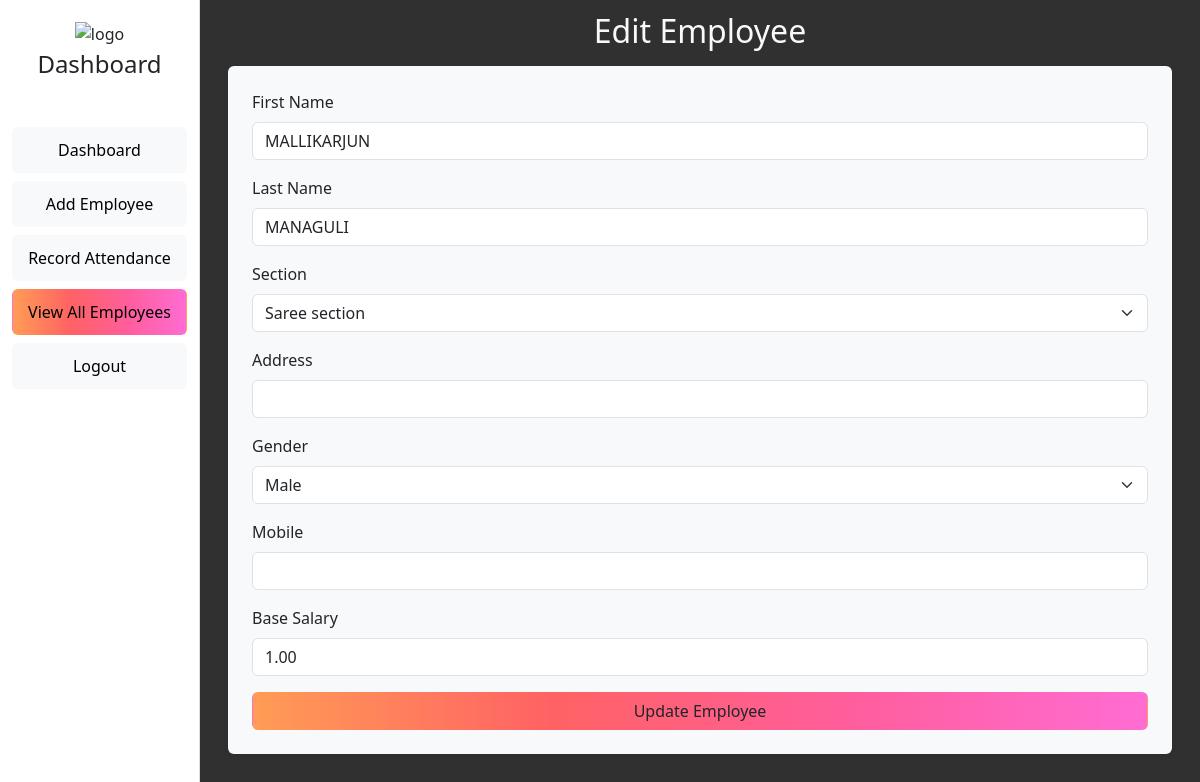
Page /edit/5/ (signed in) on the earlier database version.
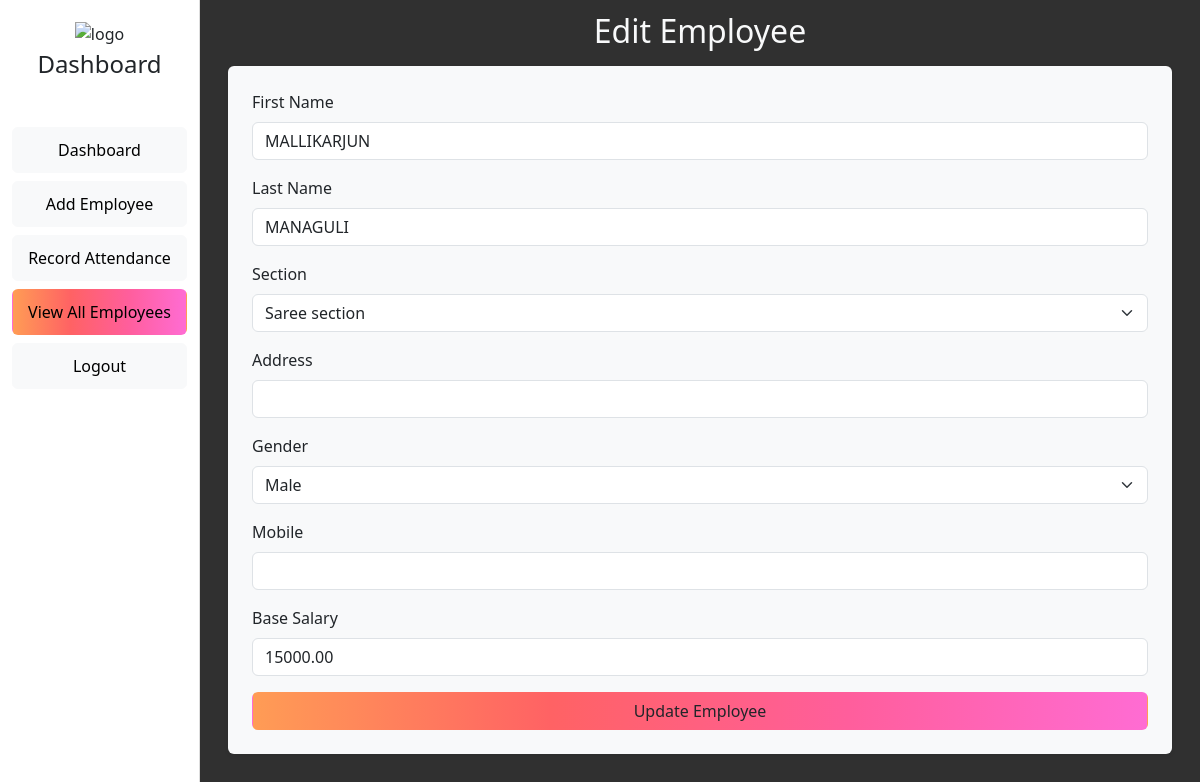
Same page on the later database version.
### emp/models.py (models this page shows, shortened)
class Employee(models.Model):
    GENDER_CHOICES = [
        ('M', 'Male'),
        ('F', 'Female'),
    ]
    SECTION_CHOICES = [
        ('Billing Section', 'Billing Section'),
        ('Men’s Nicker', 'Men’s Nicker'),
        ('Bag Section', 'Bag Section'),
        ('Saree section', 'Saree section'),
        ('Shirting and Suiting', 'Shirting and Suiting'),
        ('Men’s Readymade', 'Men’s Readymade'),
        ('Parakar', 'Parakar'),
        ('Ladies Undergarments', 'Ladies Undergarments'),
        ('Blouse Pc Section', 'Blouse Pc Section'),
        ('TOP section', 'TOP section'),
        ('Chudi Section', 'Chudi Section'),
        ('Kids Section', 'Kids Section'),
        ('Towel Section', 'Towel Section'),
    ]
    first_name = models.CharField(max_length=100)
    last_name = models.CharField(max_length=100)
    address = models.TextField(blank=True)  # Allow blank values
    gender = models.CharField(max_length=1, choices=GENDER_CHOICES)
    mobile = models.CharField(max_length=11, blank=True)  # Allow blank values
    base_salary = models.DecimalField(max_digits=10, decimal_places=2)
    section = models.CharField(max_length=50, choices=SECTION_CHOICES)  # New section field
    qr_code = models.ImageField(upload_to='qr_codes/', blank=True)

### emp/views.py (the view, shortened to what this page needs)
# urls.py: path('edit/<int:employee_id>/', views.edit_employee, name='edit_employee'),
def edit_employee(request, employee_id):
    if request.user.is_authenticated and request.user.is_superuser:
        employee = get_object_or_404(Employee, id=employee_id)
        return render(request, "edit_employee.html", {"employee": employee})
    else:
        return redirect("admin_login")

### emp/templates/edit_employee.html (shortened to what the changed rows need)
<!DOCTYPE html>
<html lang="en">
<head>
    <link href="https://cdn.jsdelivr.net/npm/bootstrap@5.3.0-alpha3/dist/css/bootstrap.min.css" rel="stylesheet">
</head>
<body class="gradient-form" style="background-color:#424242;">
    <div class="container-fluid">
        <div class="row">
            <div class="col-md-9 col-lg-10" style="background-color: #303030;">
                <div class="container mt-2">
                    <div class="rounded-2 p-1">
                        <h2 class="text-center mb-3 text-light">Edit Employee</h2>
                        <form id="editEmployeeForm" method="POST" class="p-4 bg-light rounded shadow-sm">
                            <div class="mb-3">
                                <label for="first_name" class="form-label">First Name</label>
                                <input type="text" name="first_name" class="form-control" id="first_name"
                                    value="{{ employee.first_name }}" required>
                            </div>
                            <div class="mb-3">
                                <label for="last_name" class="form-label">Last Name</label>
                                <input type="text" name="last_name" class="form-control" id="last_name"
                                    value="{{ employee.last_name }}" required>
                            </div>
                            <div class="mb-3">
                                <label for="section" class="form-label">Section</label>
                                <select name="section" class="form-select" id="section" required>
                                    <option value="Saree section" {% if employee.section == "Saree section" %}selected{% endif %}>Saree section</option>
                                </select>
                            </div>
                            <div class="mb-3">
                                <label for="gender" class="form-label">Gender</label>
                                <select name="gender" class="form-select" id="gender" required>
                                    <option value="M" {% if employee.gender == 'M' %}selected{% endif %}>Male</option>
                                </select>
                            </div>
                            <div class="mb-3">
                                <label for="base_salary" class="form-label">Base Salary</label>
                                <input type="number" name="base_salary" class="form-control" id="base_salary"
                                    value="{{ employee.base_salary }}" required>
                            </div>
                        </form>
                    </div>
                </div>
            </div>
        </div>
    </div>
</body>
</html>

Differences in the rows shown:
changed Employee "MALLIKARJUN": base_salary "1.00" → "15000.00"
